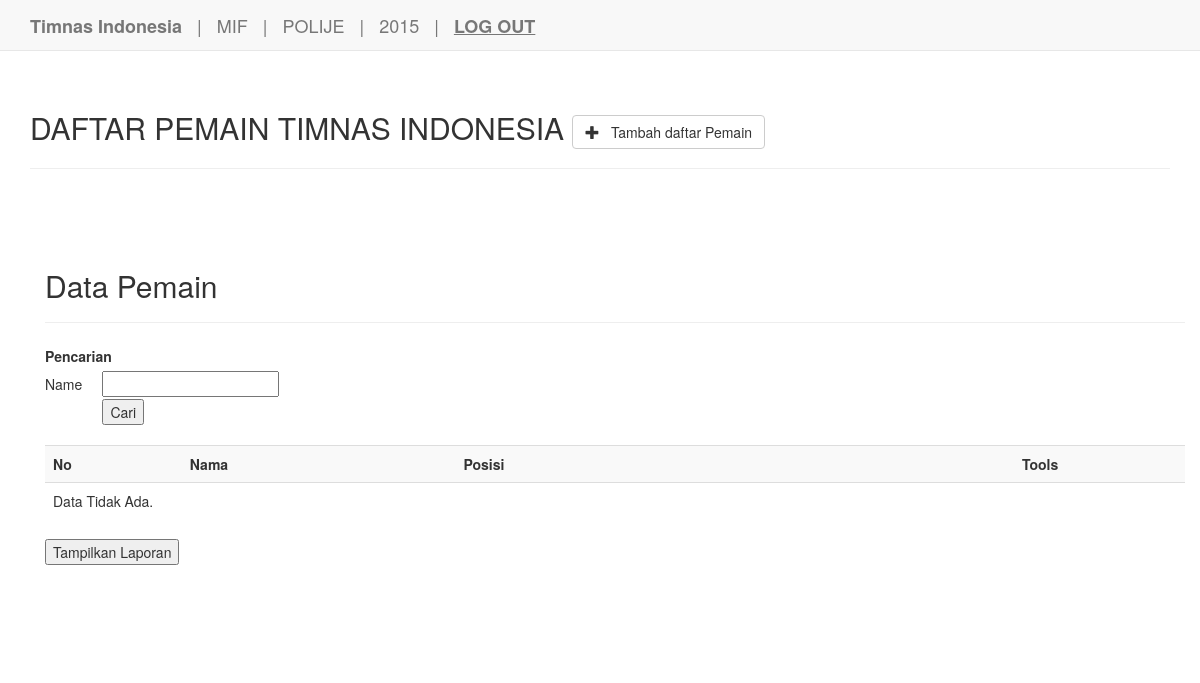
Before: /Beranda.php?filter=Teja Paku Alam (signed in) with the older database file.
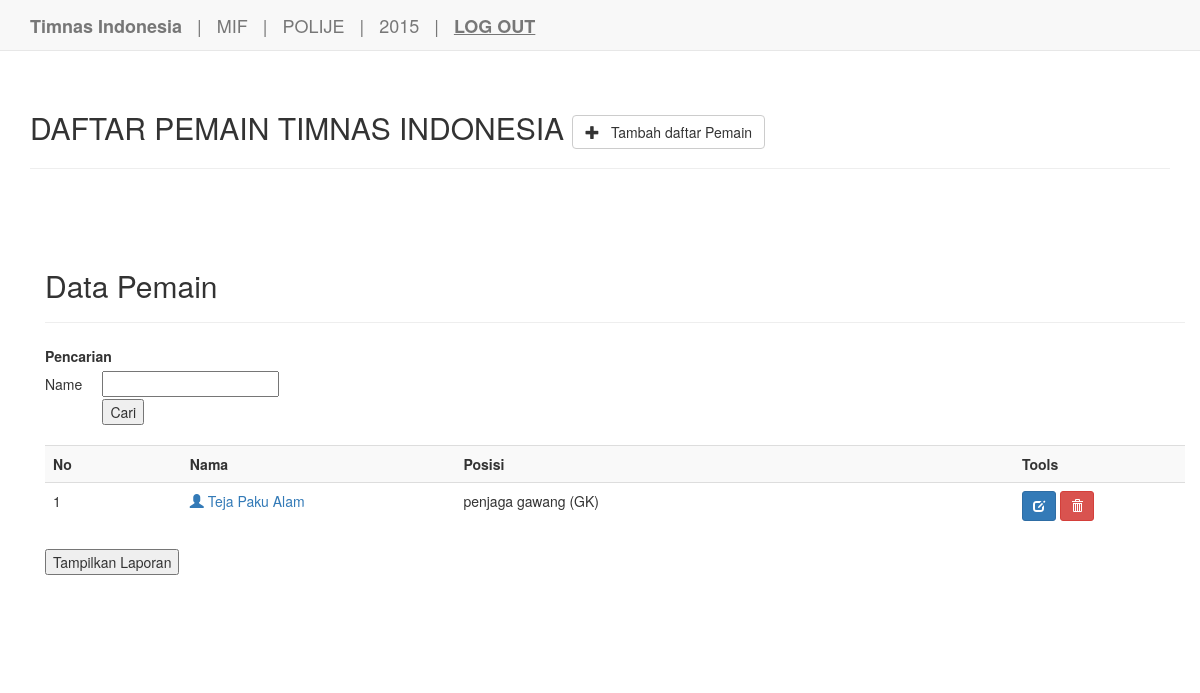
After: the same page with the newer database file.
### tables this page shows
CREATE TABLE IF NOT EXISTS `tbl_users` (
  `userID` int(11) NOT NULL AUTO_INCREMENT,
  `userName` varchar(20) NOT NULL,
  `userProfession` varchar(50) NOT NULL,
  `userPic` varchar(200) NOT NULL,
  PRIMARY KEY (`userID`)
);

### beranda.php (the view, shortened to what this page needs)
<?php
include("koneksi.php");
?>
<!DOCTYPE html>
<html lang="en">
<head>
	<link href="css/bootstrap.min.css" rel="stylesheet">
</head>
<body>
	<div class="navbar navbar-default navbar-static-top" role="navigation">
    <div class="container">
        <div class="navbar-header">
            <a class="navbar-brand" href="http://bola.okezone.com/read/2016/11/17/51/1543805/daftar-22-pemain-timnas-indonesia-di-piala-aff-2016" title='timnas indonesia'><b>Timnas Indonesia</b></a>
            <a class="navbar-brand">|</a>
            <a class="navbar-brand" href="http://jti.polije.ac.id/?page_id=21">MIF</a>
            <a class="navbar-brand">|</a>
            <a class="navbar-brand" href="http://www.polije.ac.id/id/">POLIJE</a>
            <a class="navbar-brand">|</a>
            <a class="navbar-brand" href="http://www.polije.ac.id/id/berita/589-tim-robot-polije-raih-prestasi-dengan-strategi-terbaik.html">2015</a>
            <a class="navbar-brand">|</a>
			<a class="navbar-brand" href="logout.php"><b><u>LOG OUT</u></b></a>
        </div>
    </div>
</div>
<div class="container">
	<div class="page-header">
    	<h1 class="h2">DAFTAR PEMAIN TIMNAS INDONESIA    <a class="btn btn-default" href="addnew.php"> <span class="glyphicon glyphicon-plus"></span> &nbsp; Tambah daftar Pemain </a></h1>
	</div>
<div class="container">
		<div class="content">
		  <h2>Data Pemain</h2>
			<hr />
			<?php $filter = (isset($_GET['filter']) ? strtolower($_GET['filter']) : NULL);  ?>
			<form class="form-inline" method="get">
				<div class="form-group">
				  <form name="formcari" method="post" action="search_exe.php">
				  <table width="330" border="0" cellpadding="0">
					<td height="25" colspan="3">
					<strong> Pencarian </strong>
					</td>
					<tr> <td height="31">  Name </td>
					<td> <input type="text" name="filter" width="300" height="25"> </td>
					</tr>
					<td></td>
					<td> <input type="SUBMIT" name="cari" id="cari" value="Cari" > </td>
					</table>
					</form>
				</div>
			</form>
			<br />
			<div class="table-responsive">
			<table class="table table-striped table-hover" background="grey">
				<tr>
                    <th width="12%">No</th>
					<th width="24%">Nama</th>
					<th width="26%">Posisi</th>
					<th width="23%"></th>
                    <th width="15%">Tools</th>
				</tr>
				<?php
				if($filter){
					$sql = mysqli_query($koneksi, "SELECT * FROM tbl_users WHERE userName LIKE '%$filter%' ORDER BY userName ASC");
				}else{
					$sql = mysqli_query($koneksi, "SELECT * FROM tbl_users ORDER BY userName ASC");
				}
				if(mysqli_num_rows($sql) == 0){
					echo '<tr><td colspan="8">Data Tidak Ada.</td></tr>';
				}else{
					$no = 1;
					while($row = mysqli_fetch_assoc($sql)){
						echo '
						<tr>
							<td>'.$no.'</td>
							<td><a href="profile.php?userName='.$row['userName'].'"><span class="glyphicon glyphicon-user" aria-hidden="true"></span> '.$row['userName'].'</a></td>
                            <td>'.$row['userProfession'].'</td>
							<td>';
						echo '
							</td>
							<td>
								<a href="edit.php?userName='.$row['userName'].'" title="Edit Data" class="btn btn-primary btn-sm"><span class="glyphicon glyphicon-edit" aria-hidden="true"></span></a>
								<a href="beranda.php?aksi=delete&userName='.$row['userName'].'" title="Hapus Data" onclick="return confirm(\'Anda yakin akan menghapus data '.$row['userName'].'?\')" class="btn btn-danger btn-sm"><span class="glyphicon glyphicon-trash" aria-hidden="true"></span></a>
							</td>
						</tr>
						';
						$no++;
					}
				}
				?>
			</table>
			<form method="post" action="reportdata.php">
  			<table>
  				<tr>
  				<td><input type="submit" name="Submit" value="Tampilkan Laporan" /></td>
  			</tr>
  	</table>
  	<p>&nbsp;</p>
  <p>&nbsp; </p>
  <p>&nbsp;</p>
</form>
			</div>
		</div>
	</div>
</body>
</html>

Changed rows visible on the page:
now on this page (row edited): tbl_users: userName "Teja Paku Alam", userProfession "penjaga gawang (GK)"
Other visible differences:
text no longer shown: "Data Tidak Ada."
